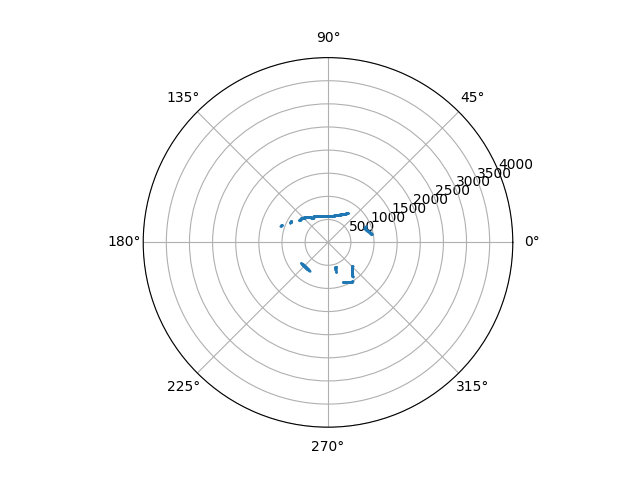

Reproduce this figure in Python.
import matplotlib.pyplot as plt
from math import radians, pi

a = ''
with open('data.txt') as f:
    a = f.read()
a = a.replace('][', ', ')[2:-2]
print(a.split('), ('))
a = list(map(float, ', '.join(a.split('), (')).split(', ')))
print(a)
theta = []
r = []
for i in range(len(a)):
    if (i - 1) % 3 == 0:
        theta.append(radians(a[i]))
    elif (i - 2) % 3 == 0:
        if a[i] > 4000:
            r.append(4000)
        elif a[i] < 5:
            r.append(5)
        else:
            r.append(a[i])
print(theta)
print(r)
plt.polar(theta, r, '.', markersize=1)
# plt.polar(theta, r)
plt.axis([0, 2 * pi, 5, 4000])
plt.savefig('laser_ThereIsNoZooPark.png')
plt.show()

